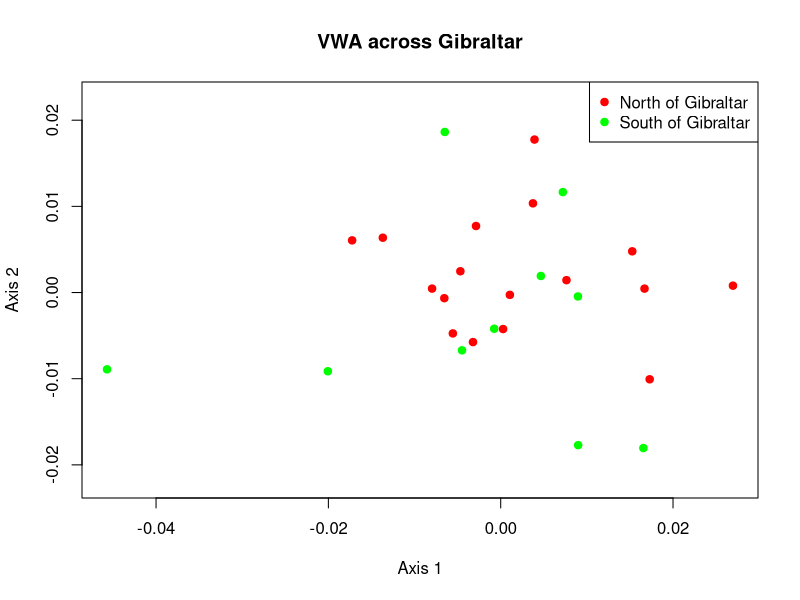

Generate this figure with R:

# read input into R data frame
reynolds_frame <- read.table(file="locus_VWA.mat",fill=TRUE,header=TRUE)

# make distance matrix and change into R dist object 
reynolds_matrix <- as.matrix(reynolds_frame)
reynolds_dist <- as.dist(reynolds_matrix)

# define colors to identify regions
region_colors <- rep("green",times=nrow(reynolds_frame))
region_colors[grep("Spain",colnames(reynolds_frame))] <- "red"

# required R library for this MDS
require(vegan)

# run the MDS
VWA_MDS <- metaMDS(reynolds_dist)

# open PNG device to output graphic in PNG format
png(file="VWA_MDS_plot.png")

# create the plot
plot(VWA_MDS,type="n",xlab="Axis 1", ylab="Axis 2", main="VWA across Gibraltar")

# add the points
points(VWA_MDS,pch=19,col=region_colors)

# add a legend
legend("topright", legend=c("North of Gibraltar", "South of Gibraltar"), pch=19, col=c("red", "green"))

# close the PNG device
dev.off()
